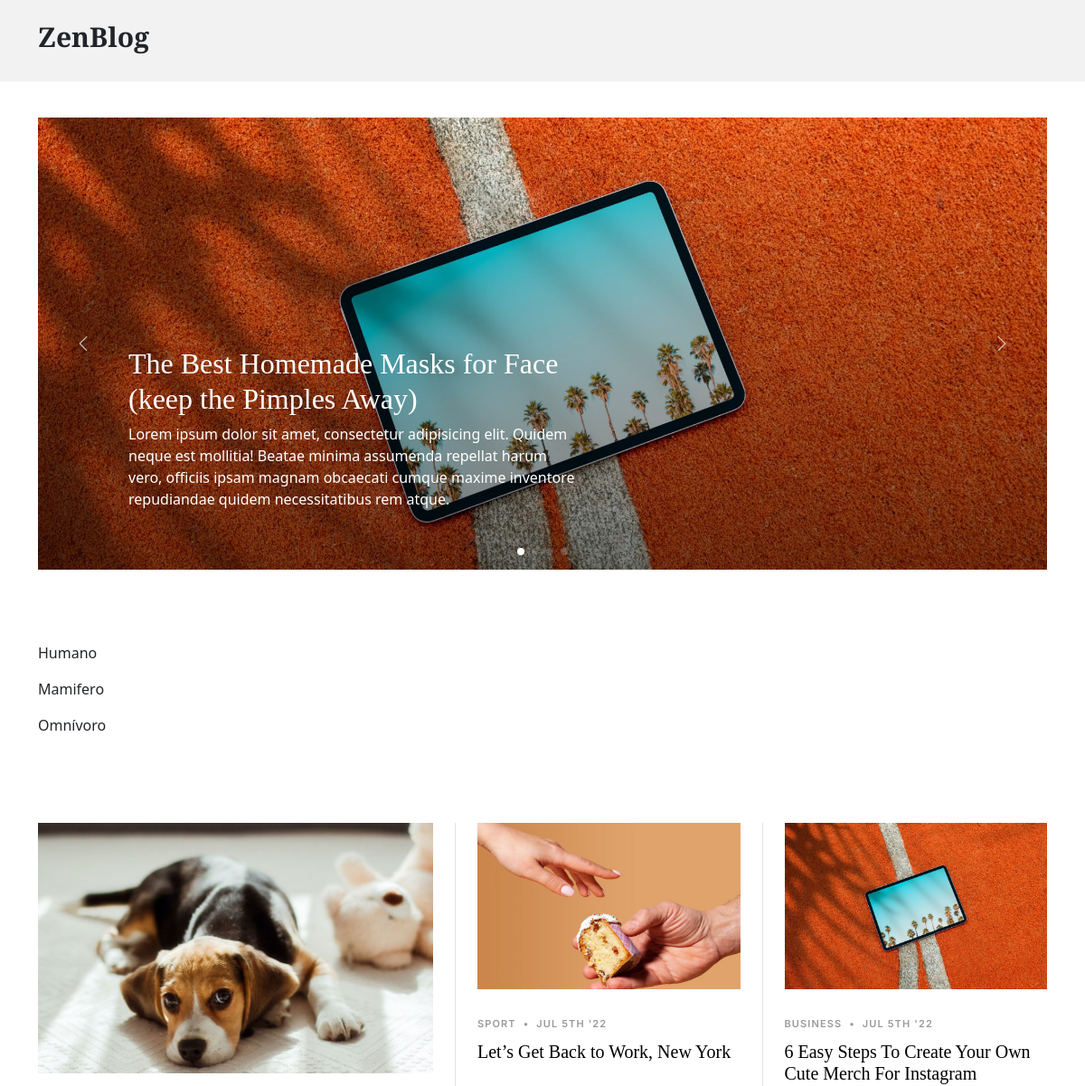
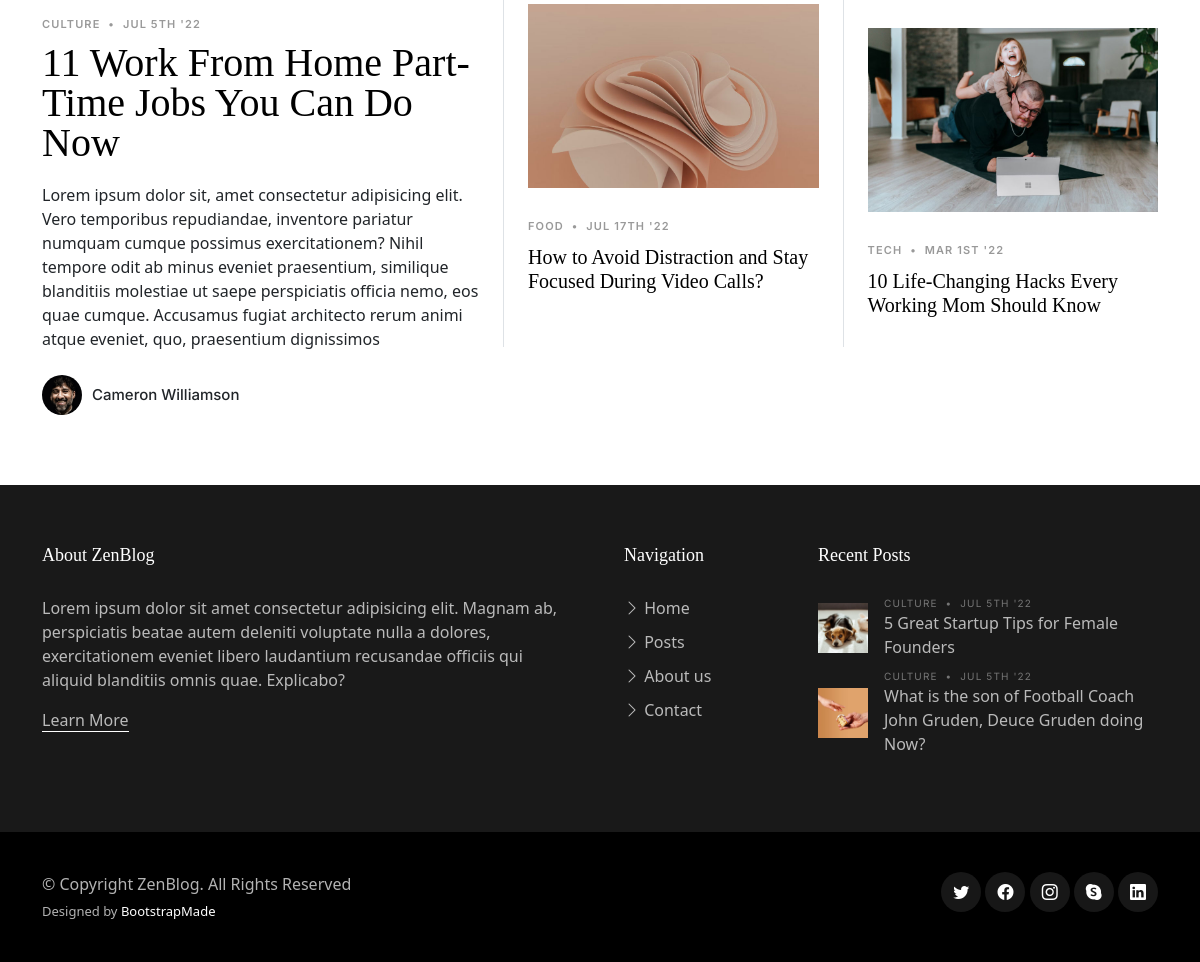
The app's page /Appzoologico/ with its own data (2 pictures, top to bottom).
### Appzoologico/models.py (models this page shows)
class Animal_GrupoPrincipal (models.Model):
    nombre = models.CharField(max_length = 40)
    extremidades = models.IntegerField()
    AlimentacionElecciones = [
        ('Omnívoro', 'Omnívoro'),
        ('Carnívoro', 'Carnívoro'),
        ('Herbívoro', 'Herbívoro'),
        ('Insectivoros', 'Insectivoros'),
    ]
    alimentacion = models.CharField(max_length = 12, choices = AlimentacionElecciones, default='Omnívoro')
    conducta = models.CharField(max_length = 45)
    class Meta:
        abstract = True

class Animal_GrupoSecundario1 (Animal_GrupoPrincipal):
    Subfilo_Vertebrado = "Vertebrado"
    EspecieElecciones = [
        ('Mamifero', 'Mamifero'),
        ('Aves', 'Aves'),
        ('Reptil', 'Reptil'),
        ('Anfibio', 'Anfibio'),
        ('Pez', 'Pez'),
    ]
    Especie = models.CharField(
        max_length= 8,
        choices= EspecieElecciones,
        default= 'Mamifero',
    )

### Appzoologico/views.py (the view)
# urls.py: path('', view_zool, name="Home"),
def view_zool(request):
    vertebrados = Animal_GrupoSecundario1.objects.all()
    try:
        avatar = Avatar.objects.get(user = request.user)
    except:
        return render(request, "indexZoo.html",  {"vertebrados": vertebrados})
    return render(request, "indexZoo.html",  {"vertebrados": vertebrados, "imgPerfil": avatar.imagen.url})

### Appzoologico/templates/indexZoo.html (shortened to what this page needs)
<!DOCTYPE html>
<html lang="en">
<head>
  {% load static %}
  <link href="{% static 'assets/vendor/bootstrap/css/bootstrap.min.css' %}" rel="stylesheet">
  <link href="{% static 'assets/vendor/bootstrap-icons/bootstrap-icons.css' %}" rel="stylesheet">
  <link href="{% static 'assets/vendor/swiper/swiper-bundle.min.css' %}" rel="stylesheet">
  <link href="{% static 'assets/vendor/glightbox/css/glightbox.min.css' %}" rel="stylesheet">
  <link href="{% static 'assets/vendor/aos/aos.css' %}" rel="stylesheet">
  <link href="{% static 'assets/css/variables.css' %}" rel="stylesheet">
  <link href="{% static 'assets/css/main.css' %}" rel="stylesheet">
</head>
<body>
  <header id="header" class="header d-flex align-items-center fixed-top">
    <div class="container-fluid container-xl d-flex align-items-center justify-content-between">
      <a href="indexZoo.html" class="logo d-flex align-items-center col-4">
        <h1>ZenBlog</h1>
      </a>
    </div>
  </header>
  {% block Main %}
  <main id="main">
    <section id="hero-slider" class="hero-slider">
      <div class="container-md" data-aos="fade-in">
        <div class="row">
          <div class="col-12">
            <div class="swiper sliderFeaturedPosts">
              <div class="swiper-wrapper">
                <div class="swiper-slide">
                  <a href="single-post.html" class="img-bg d-flex align-items-end" style="background-image: url('assets/img/post-slide-1.jpg' );">
                    <div class="img-bg-inner">
                      <h2>The Best Homemade Masks for Face (keep the Pimples Away)</h2>
                      <p>Lorem ipsum dolor sit amet, consectetur adipisicing elit. Quidem neque est mollitia! Beatae minima assumenda repellat harum vero, officiis ipsam magnam obcaecati cumque maxime inventore repudiandae quidem necessitatibus rem atque.</p>
                    </div>
                  </a>
                </div>
              </div>
              <div class="custom-swiper-button-next">
                <span class="bi-chevron-right"></span>
              </div>
              <div class="custom-swiper-button-prev">
                <span class="bi-chevron-left"></span>
              </div>
              <div class="swiper-pagination"></div>
            </div>
          </div>
        </div>
      </div>
    </section>
    <section class="container">
      {% for animal in vertebrados %}
      <p>{{ animal.nombre }}</p>
      <p>{{ animal.Especie }}</p>
      <p>{{ animal.alimentacion }}</p>
      {% endfor %}
    </section>
    <section id="posts" class="posts">
      <div class="container" data-aos="fade-up">
        <div class="row g-5">
          <div class="col-lg-5">
            <div class="post-entry-1 lg">
              <a href="single-post.html"><img src="{% static 'assets/img/post-landscape-1.jpg' %}" alt="" class="img-fluid"></a>
              <div class="post-meta"><span class="date">Culture</span> <span class="mx-1">&bullet;</span> <span>Jul 5th '22</span></div>
              <h2><a href="single-post.html">11 Work From Home Part-Time Jobs You Can Do Now</a></h2>
              <p class="mb-4 d-block">Lorem ipsum dolor sit, amet consectetur adipisicing elit. Vero temporibus repudiandae, inventore pariatur numquam cumque possimus exercitationem? Nihil tempore odit ab minus eveniet praesentium, similique blanditiis molestiae ut saepe perspiciatis officia nemo, eos quae cumque. Accusamus fugiat architecto rerum animi atque eveniet, quo, praesentium dignissimos</p>
              <div class="d-flex align-items-center author">
                <div class="photo"><img src="{% static 'assets/img/person-1.jpg' %}" alt="" class="img-fluid"></div>
                <div class="name">
                  <h3 class="m-0 p-0">Cameron Williamson</h3>
                </div>
              </div>
            </div>
          </div>
          <div class="col-lg-7">
            <div class="row g-5">
              <div class="col-lg-6 border-start custom-border">
                <div class="post-entry-1">
                  <a href="single-post.html"><img src="{% static 'assets/img/post-landscape-2.jpg' %}" alt="" class="img-fluid"></a>
                  <div class="post-meta"><span class="date">Sport</span> <span class="mx-1">&bullet;</span> <span>Jul 5th '22</span></div>
                  <h2><a href="single-post.html">Let’s Get Back to Work, New York</a></h2>
                </div>
                <div class="post-entry-1">
                  <a href="single-post.html"><img src="{% static 'assets/img/post-landscape-5.jpg' %}" alt="" class="img-fluid"></a>
                  <div class="post-meta"><span class="date">Food</span> <span class="mx-1">&bullet;</span> <span>Jul 17th '22</span></div>
                  <h2><a href="single-post.html">How to Avoid Distraction and Stay Focused During Video Calls?</a></h2>
                </div>
              </div>
              <div class="col-lg-6 border-start custom-border">
                <div class="post-entry-1">
                  <a href="single-post.html"><img src="{% static 'assets/img/post-landscape-3.jpg' %}" alt="" class="img-fluid"></a>
                  <div class="post-meta"><span class="date">Business</span> <span class="mx-1">&bullet;</span> <span>Jul 5th '22</span></div>
                  <h2><a href="single-post.html">6 Easy Steps To Create Your Own Cute Merch For Instagram</a></h2>
                </div>
                <div class="post-entry-1">
                  <a href="single-post.html"><img src="{% static 'assets/img/post-landscape-6.jpg' %}" alt="" class="img-fluid"></a>
                  <div class="post-meta"><span class="date">Tech</span> <span class="mx-1">&bullet;</span> <span>Mar 1st '22</span></div>
                  <h2><a href="single-post.html">10 Life-Changing Hacks Every Working Mom Should Know</a></h2>
                </div>
              </div>
            </div>
          </div>
        </div>
      </div>
    </section>
  </main>
  {% endblock %}
  <footer id="footer" class="footer">
    <div class="footer-content">
      <div class="container">
        <div class="row g-5">
          <div class="col-lg-6">
            <h3 class="footer-heading">About ZenBlog</h3>
            <p>Lorem ipsum dolor sit amet consectetur adipisicing elit. Magnam ab, perspiciatis beatae autem deleniti voluptate nulla a dolores, exercitationem eveniet libero laudantium recusandae officiis qui aliquid blanditiis omnis quae. Explicabo?</p>
            <p><a href="about.html" class="footer-link-more">Learn More</a></p>
          </div>
          <div class="col-6 col-lg-2">
            <h3 class="footer-heading">Navigation</h3>
            <ul class="footer-links list-unstyled">
              <li><a href="index.html"><i class="bi bi-chevron-right"></i> Home</a></li>
              <li><a href="category.html"><i class="bi bi-chevron-right"></i> Posts</a></li>
              <li><a href="about.html"><i class="bi bi-chevron-right"></i> About us</a></li>
              <li><a href="contact.html"><i class="bi bi-chevron-right"></i> Contact</a></li>
            </ul>
          </div>
          <div class="col-lg-4">
            <h3 class="footer-heading">Recent Posts</h3>
            <ul class="footer-links footer-blog-entry list-unstyled">
              <li>
                <a href="single-post.html" class="d-flex align-items-center">
                  <img src="{% static 'assets/img/post-sq-1.jpg' %}" alt="" class="img-fluid me-3">
                  <div>
                    <div class="post-meta d-block"><span class="date">Culture</span> <span class="mx-1">&bullet;</span> <span>Jul 5th '22</span></div>
                    <span>5 Great Startup Tips for Female Founders</span>
                  </div>
                </a>
              </li>
              <li>
                <a href="single-post.html" class="d-flex align-items-center">
                  <img src="{% static 'assets/img/post-sq-2.jpg' %}" alt="" class="img-fluid me-3">
                  <div>
                    <div class="post-meta d-block"><span class="date">Culture</span> <span class="mx-1">&bullet;</span> <span>Jul 5th '22</span></div>
                    <span>What is the son of Football Coach John Gruden, Deuce Gruden doing Now?</span>
                  </div>
                </a>
              </li>
            </ul>
          </div>
        </div>
      </div>
    </div>
    <div class="footer-legal">
      <div class="container">
        <div class="row justify-content-between">
          <div class="col-md-6 text-center text-md-start mb-3 mb-md-0">
            <div class="copyright">
              © Copyright <strong><span>ZenBlog</span></strong>. All Rights Reserved
            </div>
            <div class="credits">
              Designed by <a href="https://bootstrapmade.com/">BootstrapMade</a>
            </div>
          </div>
          <div class="col-md-6">
            <div class="social-links mb-3 mb-lg-0 text-center text-md-end">
              <a href="#" class="twitter"><i class="bi bi-twitter"></i></a>
              <a href="#" class="facebook"><i class="bi bi-facebook"></i></a>
              <a href="#" class="instagram"><i class="bi bi-instagram"></i></a>
              <a href="#" class="google-plus"><i class="bi bi-skype"></i></a>
              <a href="#" class="linkedin"><i class="bi bi-linkedin"></i></a>
            </div>
          </div>
        </div>
      </div>
    </div>
  </footer>
</body>
</html>

### Appzoologico/static/assets/css/variables.css (style rules this page uses)
:root { --font-default: 'EB Garamond', system-ui, -apple-system, "Segoe UI", Roboto, "Helvetica Neue", Arial, "Noto Sans", "Liberation Sans", sans-serif, "Apple Color Emoji", "Segoe UI Emoji", "Segoe UI Symbol", "Noto Color Emoji"; --font-primary: 'EB Garamond', serif; --font-secondary: 'Inter', sans-serif; --color-default: #212529; --color-default-rgb: 33, 37, 41; --color-links: #212529; --color-links-hover: #15171a; --color-primary: #212529; --color-primary-light: #26282c; --color-primary-dark: #0b0c0e; --color-primary-rgb: 33, 37, 41; --color-primary-light-rgb: 38, 40, 44; --color-primary-dark-rgb: 11, 12, 14; --color-secondary: #596d80; --color-secondary-light: #8498aa; --color-secondary-dark: #404f5c; --color-secondary-rgb: 89, 109, 128; --color-secondary-light-rgb: 132, 152, 170; --color-secondary-dark-rgb: 64, 79, 92; --color-blue: #0d6efd; --color-blue-rgb: 13, 110, 253; --color-indigo: #6610f2; --color-indigo-rgb: 102, 16, 242; --color-purple: #6f42c1; --color-purple-rgb: 111, 66, 193; --color-pink: #f3268c; --color-pink-rgb: 243, 38, 140; --color-red: #df1529; --color-red-rgb: 223, 21, 4; --color-orange: #fd7e14; --color-orange-rgb: 253, 126, 20; --color-yellow: #ffc107; --color-yellow-rgb: 255, 193, 7; --color-green: #059652; --color-green-rgb: 5, 150, 82; --color-teal: #20c997; --color-teal-rgb: 32, 201, 151; --color-cyan: #0dcaf0; --color-cyan-rgb: 13, 202, 240; --color-white: #ffffff; --color-white-rgb: 255, 255, 255; --color-gray: #6c757d; --color-gray-rgb: 108, 117, 125; --color-black: #000000; --color-black-rgb: 0, 0, 0; }
:root { --bs-blue: var(--color-blue); --bs-indigo: var(--color-indigo); --bs-purple: var(--color-purple); --bs-pink: var(--color-pink); --bs-red: var(--color-red); --bs-orange: var(--color-orange); --bs-yellow: var(--color-yellow); --bs-green: var(--color-green); --bs-teal: var(--color-teal); --bs-cyan: var(--color-cyan); --bs-white: var(--color-white); --bs-gray: var(--color-gray); --bs-gray-dark: #343a40; --bs-gray-100: #f8f9fa; --bs-gray-200: #e9ecef; --bs-gray-300: #dee2e6; --bs-gray-400: #ced4da; --bs-gray-500: #adb5bd; --bs-gray-600: #6c757d; --bs-gray-700: #495057; --bs-gray-800: #343a40; --bs-gray-900: #212529; --bs-primary: var(--color-blue); --bs-secondary: var(--color-blue); --bs-success: #198754; --bs-info: #0dcaf0; --bs-warning: #ffc107; --bs-danger: #dc3545; --bs-light: #f8f9fa; --bs-dark: #212529; --bs-primary-rgb: var(--color-primary-rgb); --bs-secondary-rgb: var(--color-secondary-rgb); --bs-success-rgb: 25, 135, 84; --bs-info-rgb: 13, 202, 240; --bs-warning-rgb: 255, 193, 7; --bs-danger-rgb: 220, 53, 69; --bs-light-rgb: 248, 249, 250; --bs-dark-rgb: 33, 37, 41; --bs-white-rgb: var(--color-white-rgb); --bs-black-rgb: var(--color-black-rgb); --bs-body-color-rgb: var(--color-default-rgb); --bs-body-bg-rgb: 255, 255, 255; --bs-font-sans-serif: var(--font-default); --bs-font-monospace: SFMono-Regular, Menlo, Monaco, Consolas, "Liberation Mono", "Courier New", monospace; --bs-gradient: linear-gradient(180deg, rgba(255, 255, 255, 0.15), rgba(255, 255, 255, 0)); --bs-body-font-family: var(--font-default); --bs-body-font-size: 1rem; --bs-body-font-weight: 400; --bs-body-line-height: 1.5; --bs-body-color: var(--color-default); --bs-body-bg: #fff; }

### records on screen
Animal_GrupoSecundario1: nombre "Humano", Especie "Mamifero", alimentacion "Omnívoro"
